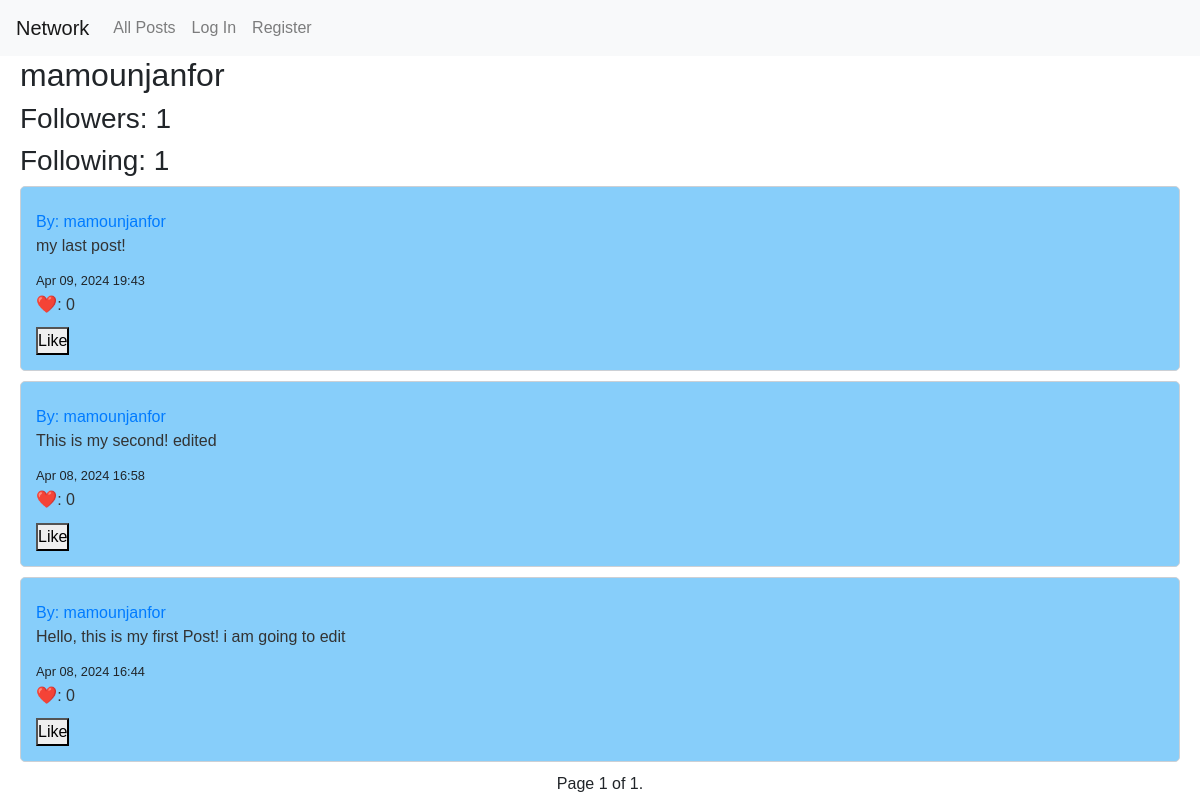
The page /profile/2 on the database its author committed.
### network/models.py (models this page shows, shortened)
class User(AbstractUser):
    followers = models.ManyToManyField('self', symmetrical=False, related_name='following', blank=True)

class Post(models.Model):
    user = models.ForeignKey(User, on_delete=models.CASCADE, related_name="author")
    content = models.TextField()
    timestamp = models.DateTimeField(auto_now_add=True)

### network/views.py (the view)
# urls.py: path("profile/<int:user_id>", views.profile, name="profile"),
def profile(request, user_id):
    user = User.objects.get(pk=user_id)
    allPosts = Post.objects.filter(user=user).order_by("id").reverse()
    following = Follow.objects.filter(user=user)
    followers = Follow.objects.filter(follower=user)
    try:
        status = followers.filter(user=User.objects.get(pk=request.user.id))
        if len(status) != 0:
            isFollowing = True
        else:
            isFollowing = False
    except:
        isFollowing = False
    paginator = Paginator(allPosts, 10)
    page_number = request.GET.get('page')
    posts_of_the_page = paginator.get_page(page_number)
    return render(request, 'network/profile.html', {
        "username": user.username,
        'page_obj': posts_of_the_page,
        "following": following,
        "followers": followers,
        "isFollowing": isFollowing,
        "user_profile": user
        })

### network/templates/network/profile.html (shortened to what this page needs)
{% extends "network/layout.html" %}
{% block body %}
    <div class="main-content">
        <h2>{{ username }}</h2>
        <h3>Followers: {{ followers.count }}</h3>
        <h3>Following: {{ following.count }}</h3>
    </div>
    <div class="main-content">
        {% for post in page_obj %}
            <div class="post">
                <h4></h4><a href="{% url 'profile' user_id=post.user.id %}">By: {{ post.user.username }}</a></h4>
                <p>{{ post.content }}</p>
                <small>{{ post.timestamp|date:"M d, Y H:i" }}</small>
                <p><span style="font-size: 17px; color: red;">❤️</span>: {{ post.post_like.count }}</p>
                <button id="like-button"  class="like-btn" data-post="{{ post.id }}" data-likes="{{ post.post_like.count }}" data-isliked="{{ post.is_liked }}">Like</button>
            </div>
        {% empty %}
            <p>No posts to display.</p>
        {% endfor %}
    </div>
    <div class="pagination justify-content-center">
        <span class="step-links">
            <span class="current">
                Page {{ page_obj.number }} of {{ page_obj.paginator.num_pages }}.
            </span>
        </span>
    </div>
{% endblock %}

### network/static/network/styles.css (style rules this page uses)
* { padding: 0; margin: 0; box-sizing: border-box; }
.main-content { padding: 0 20px; }
body { font-family: Arial, sans-serif; background-color: white; }
.post { background-color: lightskyblue; padding: 15px; margin-bottom: 10px; border: 1px solid #ccd0d5; border-radius: 5px; margin-left: auto; margin-right: auto; }
.post p { margin-bottom: 10px; color: #333; }

### rows shown on the page
User: username "mamounjanfor"
Post: user.username "mamounjanfor", content "my last post!", timestamp "Apr 09, 2024 19:43", post_like.count "0"
Post: user.username "mamounjanfor", content "This is my second! edited", timestamp "Apr 08, 2024 16:58", post_like.count "0"
Post: user.username "mamounjanfor", content "Hello, this is my first Post! i am going to edit", timestamp "Apr 08, 2024 16:44", post_like.count "0"

### other values the page prints
{{ followers.count }} "1"
{{ following.count }} "1"
{{ page_obj.number }} "1"
{{ page_obj.paginator.num_pages }} "1"
